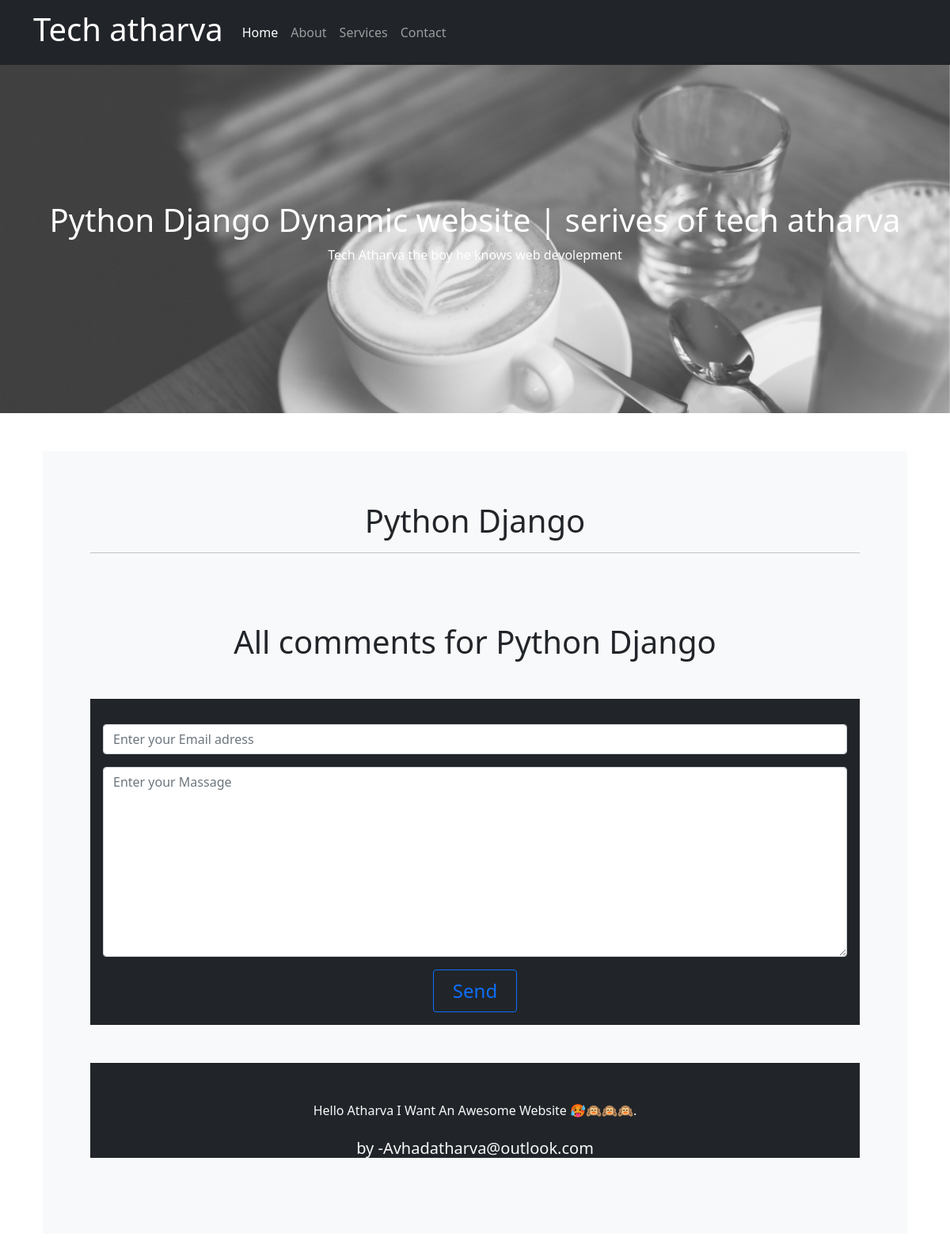
The page /services/pythonDjango/ on the database its author committed.
### services/models.py (models this page shows, shortened)
class PythonandDjango(models.Model):
    email = models.EmailField(max_length=50)
    massage = models.TextField()

### services/views.py (the view)
# urls.py: urlpatterns = [path("", views.index), path('wordpress/', views.wordpress), path('HtmlCssandJavascript/', views.Html), path("pythonDjango/", views.Python_Django)]
def Python_Django(request):
    email = request.POST.get("email")
    message = request.POST.get("message")
    comment = PythonandDjango(email=email, massage=message)
    data = PythonandDjango.objects.all()
    if request.method == "POST":
        comment.save()
    context = {
        "title": "Python Django Dynamic website | serives of tech atharva",
        "nav_title": "Tech atharva",
        "main": "Python Django Dynamic website | serives of tech atharva",
        "data": data,
    }
    return render(request, "Django_python.html", context)

### templates/Django_python.html (shortened to what this page needs)
{% extends 'base.html' %} {% block body %}
<div class="bg-light p-5 text-center">
  <div class="container">
    <h1 class="text-center my-3">Python Django</h1>
    <hr />
  </div>
  <div class="container my-5">
    <h1>All comments for Python Django</h1>
    <form
      action="/services/pythonDjango/"
      class="my-5 bg-dark p-3"
      method="post"
    >
      <input
        type="email"
        placeholder="Enter your Email adress"
        class="form-control my-3"
        name="email"
      />
      <textarea
        placeholder="Enter your Massage"
        class="form-control my-3"
        style="height: 15rem"
        name="message"
      ></textarea>
      <center>
        <button
          type="submit"
          class="btn btn-outline-primary px-4 py-2"
          style="font-size: 1.5rem"
        >
          Send
        </button>
      </center>
    </form>
    {% for temp in data %}
    <div class="bg-dark text-light pt-5 my-3">
      <div class="container">
        <p class="text-left my-0">{{temp.massage}}</p>
        <br />
        <h5 class="text-right">by -{{temp.email}}</h5>
      </div>
    </div>
    {% endfor %}
  </div>
</div>
{% endblock body %}

### static/sass/style.css (style rules this page uses)
* { margin: 0%; padding: 0%; -webkit-box-sizing: border-box; box-sizing: border-box; }

### rows shown on the page
PythonandDjango: massage "Hello Atharva I Want An Awesome Website 🥵🙉🙉🙉.", email "Avhadatharva@outlook.com"

### other values the page prints
{{ nav_title }} "Tech atharva"
{{ main }} "Python Django Dynamic website | serives of tech atharva"
